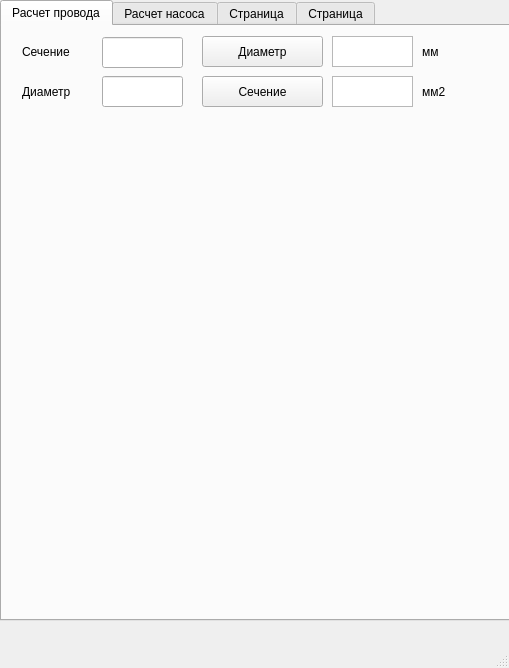
<?xml version="1.0" encoding="UTF-8"?>
<ui version="4.0">
 <class>MainWindow</class>
 <widget class="QMainWindow" name="MainWindow">
  <property name="geometry">
   <rect>
    <x>0</x>
    <y>0</y>
    <width>509</width>
    <height>668</height>
   </rect>
  </property>
  <property name="windowTitle">
   <string>MainWindow</string>
  </property>
  <widget class="QWidget" name="centralwidget">
   <widget class="QTabWidget" name="tabWidget">
    <property name="geometry">
     <rect>
      <x>0</x>
      <y>0</y>
      <width>511</width>
      <height>621</height>
     </rect>
    </property>
    <property name="currentIndex">
     <number>0</number>
    </property>
    <widget class="QWidget" name="provod">
     <attribute name="title">
      <string>Расчет провода</string>
     </attribute>
     <widget class="QLineEdit" name="Diametr_input">
      <property name="geometry">
       <rect>
        <x>100</x>
        <y>50</y>
        <width>81</width>
        <height>31</height>
       </rect>
      </property>
      <property name="maximumSize">
       <size>
        <width>81</width>
        <height>31</height>
       </size>
      </property>
      <property name="inputMethodHints">
       <set>Qt::ImhPreferNumbers</set>
      </property>
      <property name="text">
       <string/>
      </property>
     </widget>
     <widget class="QPushButton" name="Button_Diametr">
      <property name="geometry">
       <rect>
        <x>200</x>
        <y>10</y>
        <width>121</width>
        <height>31</height>
       </rect>
      </property>
      <property name="text">
       <string>Диаметр</string>
      </property>
     </widget>
     <widget class="QTextBrowser" name="Sechenie_Out">
      <property name="geometry">
       <rect>
        <x>330</x>
        <y>50</y>
        <width>81</width>
        <height>31</height>
       </rect>
      </property>
      <property name="maximumSize">
       <size>
        <width>81</width>
        <height>31</height>
       </size>
      </property>
      <property name="inputMethodHints">
       <set>Qt::ImhMultiLine|Qt::ImhPreferNumbers</set>
      </property>
     </widget>
     <widget class="QLineEdit" name="Sechenie_input">
      <property name="geometry">
       <rect>
        <x>100</x>
        <y>11</y>
        <width>81</width>
        <height>31</height>
       </rect>
      </property>
      <property name="maximumSize">
       <size>
        <width>81</width>
        <height>31</height>
       </size>
      </property>
      <property name="inputMethodHints">
       <set>Qt::ImhPreferNumbers</set>
      </property>
      <property name="text">
       <string/>
      </property>
     </widget>
     <widget class="QLabel" name="label_2">
      <property name="geometry">
       <rect>
        <x>20</x>
        <y>10</y>
        <width>81</width>
        <height>31</height>
       </rect>
      </property>
      <property name="text">
       <string>Сечение</string>
      </property>
     </widget>
     <widget class="QLabel" name="label_3">
      <property name="geometry">
       <rect>
        <x>20</x>
        <y>50</y>
        <width>81</width>
        <height>31</height>
       </rect>
      </property>
      <property name="text">
       <string>Диаметр</string>
      </property>
     </widget>
     <widget class="QTextBrowser" name="Diametr_out">
      <property name="geometry">
       <rect>
        <x>330</x>
        <y>10</y>
        <width>81</width>
        <height>31</height>
       </rect>
      </property>
      <property name="maximumSize">
       <size>
        <width>81</width>
        <height>31</height>
       </size>
      </property>
      <property name="inputMethodHints">
       <set>Qt::ImhMultiLine|Qt::ImhPreferNumbers</set>
      </property>
     </widget>
     <widget class="QPushButton" name="Button_Sechenie">
      <property name="geometry">
       <rect>
        <x>200</x>
        <y>50</y>
        <width>121</width>
        <height>31</height>
       </rect>
      </property>
      <property name="text">
       <string>Сечение</string>
      </property>
     </widget>
     <widget class="QLabel" name="label_4">
      <property name="geometry">
       <rect>
        <x>420</x>
        <y>10</y>
        <width>21</width>
        <height>31</height>
       </rect>
      </property>
      <property name="text">
       <string>мм</string>
      </property>
     </widget>
     <widget class="QLabel" name="label_5">
      <property name="geometry">
       <rect>
        <x>420</x>
        <y>50</y>
        <width>31</width>
        <height>31</height>
       </rect>
      </property>
      <property name="text">
       <string>мм2</string>
      </property>
     </widget>
    </widget>
    <widget class="QWidget" name="tab_2">
     <attribute name="title">
      <string>Расчет насоса</string>
     </attribute>
     <widget class="QLabel" name="label_6">
      <property name="geometry">
       <rect>
        <x>10</x>
        <y>10</y>
        <width>81</width>
        <height>31</height>
       </rect>
      </property>
      <property name="text">
       <string>Расход М3/ч</string>
      </property>
     </widget>
     <widget class="QLineEdit" name="Rashod_input_m3">
      <property name="geometry">
       <rect>
        <x>90</x>
        <y>10</y>
        <width>91</width>
        <height>31</height>
       </rect>
      </property>
      <property name="inputMethodHints">
       <set>Qt::ImhPreferNumbers</set>
      </property>
      <property name="text">
       <string/>
      </property>
     </widget>
     <widget class="QPushButton" name="Button_Rashod">
      <property name="geometry">
       <rect>
        <x>190</x>
        <y>10</y>
        <width>101</width>
        <height>31</height>
       </rect>
      </property>
      <property name="text">
       <string>Пересчет в л/ч</string>
      </property>
     </widget>
     <widget class="QTextBrowser" name="Rashod_out_LinH">
      <property name="geometry">
       <rect>
        <x>300</x>
        <y>10</y>
        <width>81</width>
        <height>31</height>
       </rect>
      </property>
      <property name="maximumSize">
       <size>
        <width>81</width>
        <height>31</height>
       </size>
      </property>
      <property name="inputMethodHints">
       <set>Qt::ImhPreferNumbers</set>
      </property>
     </widget>
    </widget>
    <widget class="QWidget" name="tab">
     <attribute name="title">
      <string>Страница</string>
     </attribute>
    </widget>
    <widget class="QWidget" name="tab_3">
     <attribute name="title">
      <string>Страница</string>
     </attribute>
    </widget>
   </widget>
  </widget>
  <widget class="QMenuBar" name="menubar">
   <property name="geometry">
    <rect>
     <x>0</x>
     <y>0</y>
     <width>509</width>
     <height>26</height>
    </rect>
   </property>
  </widget>
  <widget class="QStatusBar" name="statusbar"/>
 </widget>
 <resources/>
 <connections/>
</ui>
